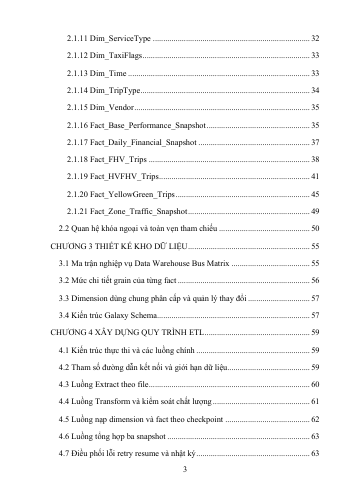
#> input picture NYCTaxi_SSAS/report_work/revision/pages/page-003.png, 354 x 500 px; its folder holds only this picture in this run
$ python render_check.py
#> lines starting #> are read from the running program, lines starting #| are printed output that depends on the picture
from pathlib import Path
from PIL import Image,ImageDraw
import subprocess
from pypdf import PdfReader
root=Path('report_work/revision');pdf=root/'report.pdf';out=root/'pages';out.mkdir(exist_ok=True)
binary=r'C:\Users\ADMIN\.cache\codex-runtimes\codex-primary-runtime\dependencies\native\poppler\Library\bin\pdftoppm.exe'
subprocess.run([binary,'-scale-to','500','-png',str(pdf),str(out/'page')],check=True,stdout=subprocess.DEVNULL,stderr=subprocess.DEVNULL)
#> (this line was passed over: subprocess is not available in this run)
files=sorted(out.glob('page-*.png'));print('pages',len(files))
for start in range(0,len(files),36):
 sheet=Image.new('RGB',(1800,2520),'#bcbcbc');draw=ImageDraw.Draw(sheet)
#> after `sheet = Image.new('RGB', (1800, 2520), '#bcbcbc')`: sheet: PIL image 1800x2520 RGB; every value is 188
 for j,path in enumerate(files[start:start+36]):
  im=Image.open(path);im.thumbnail((290,395));x=(j%6)*300;y=(j//6)*420;sheet.paste(im,(x,y+20));draw.text((x+5,y+3),str(start+j+1),fill='black')
#> further down, im is the input picture: PIL image 354x500 RGB; min 16, max 255, mean 247.5
#> after `im.thumbnail((290, 395))`:
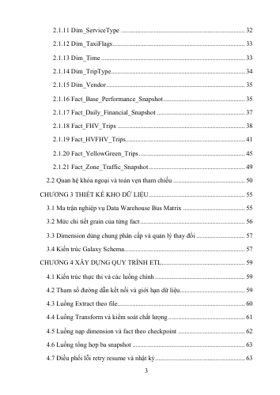
#> im: PIL image 280x395 RGB; min 48, max 255, mean 247.2
#> after `sheet.paste(im, (x, y + 20))`:
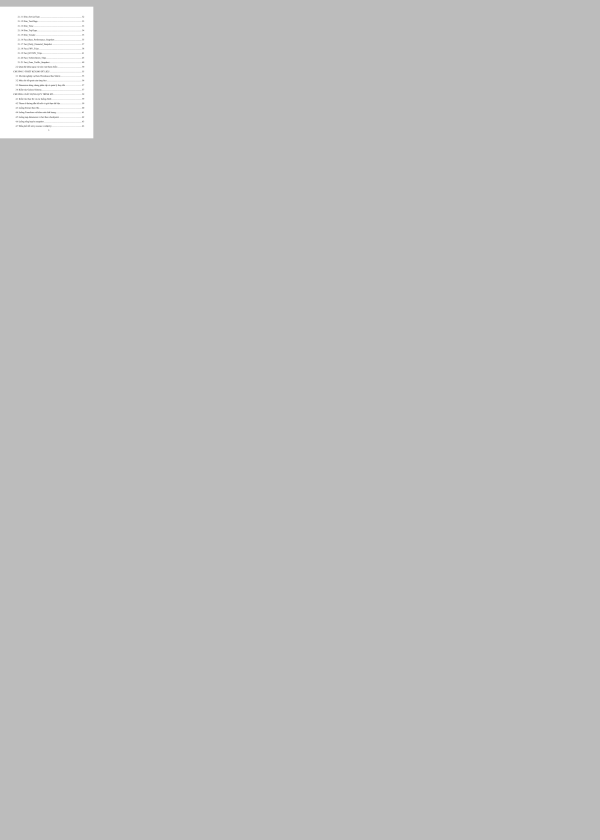
#> sheet: PIL image 1800x2520 RGB (shown at 1/3 size); min 48, max 255, mean 189.4
 sheet.save(root/('contact-'+str(start//36+1)+'.jpg'))
print('sheets',(len(files)+35)//36)
# Text sanity and page-level density evidence
#> (the run stopped early here; a loop or call above may not have finished)

$ run again, on NYCTaxi_SSAS/report_work/revision/pages/page-023.png
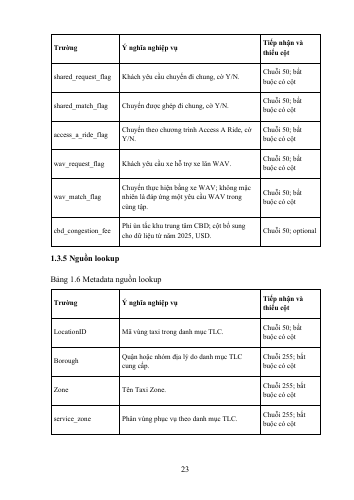
#> input picture NYCTaxi_SSAS/report_work/revision/pages/page-023.png, 354 x 500 px
#> im is the input picture: PIL image 354x500 RGB; min 0, max 255, mean 242.2
#> `im.thumbnail((290, 395))`:
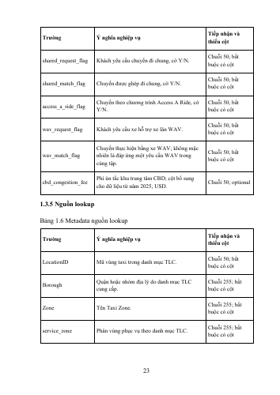
#> im: PIL image 280x395 RGB; min 11, max 255, mean 241.5
#> `sheet.paste(im, (x, y + 20))`:
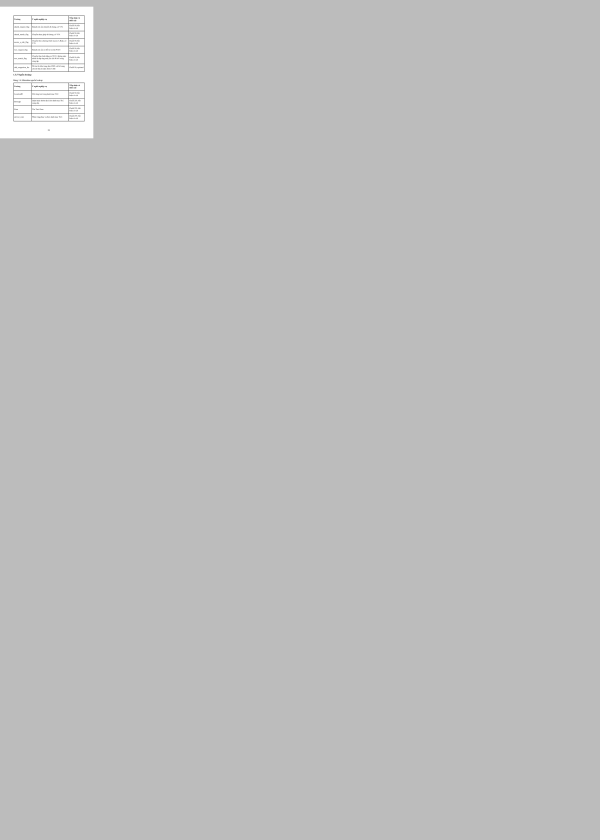
#> sheet: PIL image 1800x2520 RGB (shown at 1/3 size); min 11, max 255, mean 189.3

$ run again, on NYCTaxi_SSAS/report_work/revision/pages/page-031.png
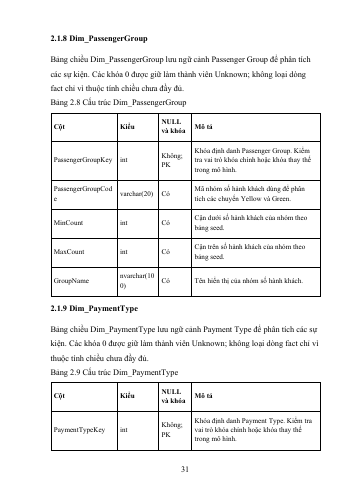
#> input picture NYCTaxi_SSAS/report_work/revision/pages/page-031.png, 354 x 500 px
#> im is the input picture: PIL image 354x500 RGB; min 0, max 255, mean 242.5
#> `im.thumbnail((290, 395))`:
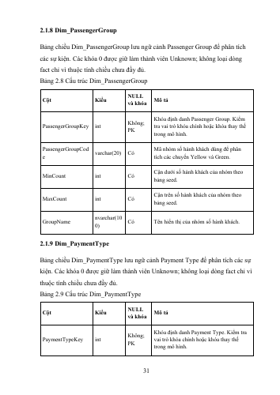
#> im: PIL image 280x395 RGB; min 11, max 255, mean 241.9

$ run again, on NYCTaxi_SSAS/report_work/revision/pages/page-039.png
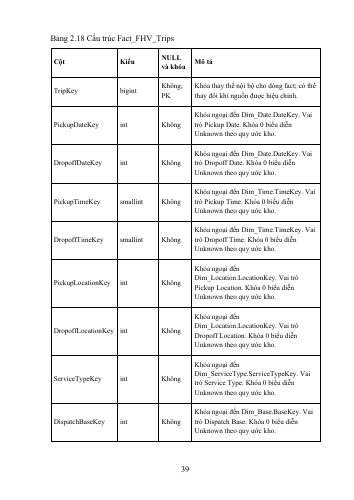
#> input picture NYCTaxi_SSAS/report_work/revision/pages/page-039.png, 354 x 500 px
#> im is the input picture: PIL image 354x500 RGB; min 0, max 255, mean 241.5
#> `im.thumbnail((290, 395))`:
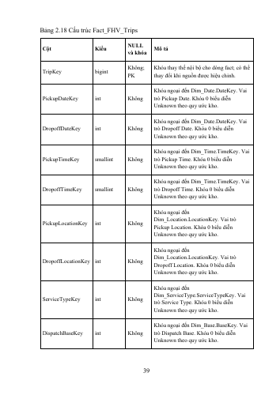
#> im: PIL image 280x395 RGB; min 12, max 255, mean 240.7
#> `sheet.paste(im, (x, y + 20))`:
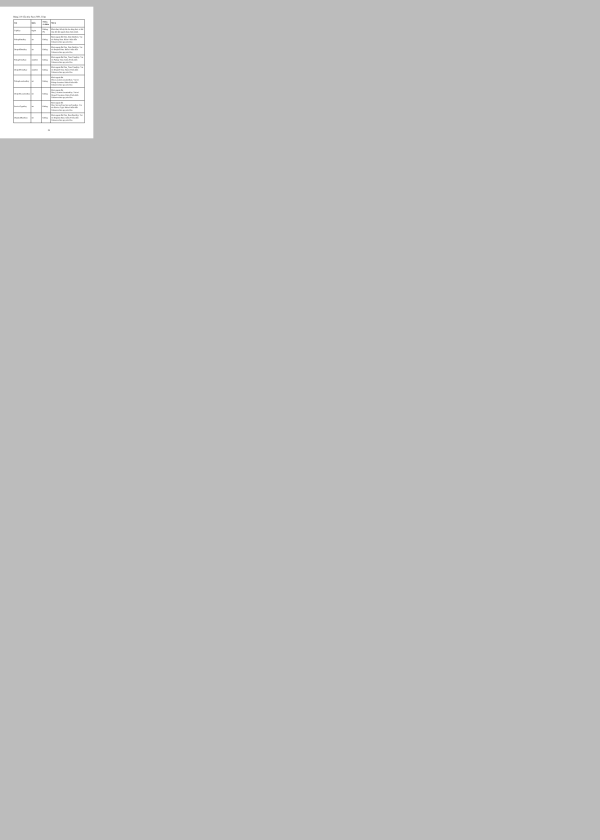
#> sheet: PIL image 1800x2520 RGB (shown at 1/3 size); min 12, max 255, mean 189.3

$ run again, on NYCTaxi_SSAS/report_work/revision/pages/page-005.png
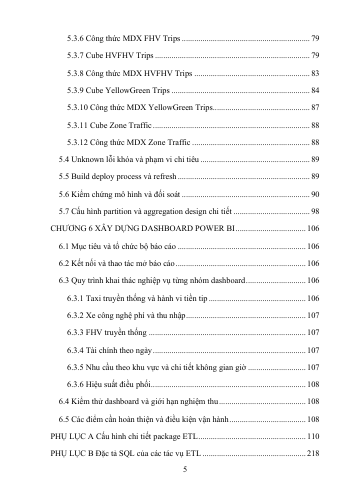
#> input picture NYCTaxi_SSAS/report_work/revision/pages/page-005.png, 354 x 500 px
#> im is the input picture: PIL image 354x500 RGB; min 16, max 255, mean 246.9
#> `im.thumbnail((290, 395))`:
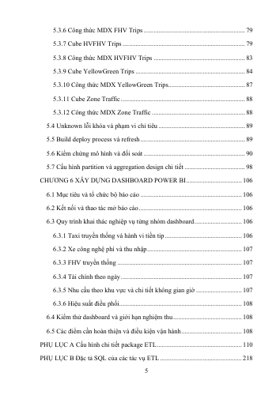
#> im: PIL image 280x395 RGB; min 61, max 255, mean 246.6
